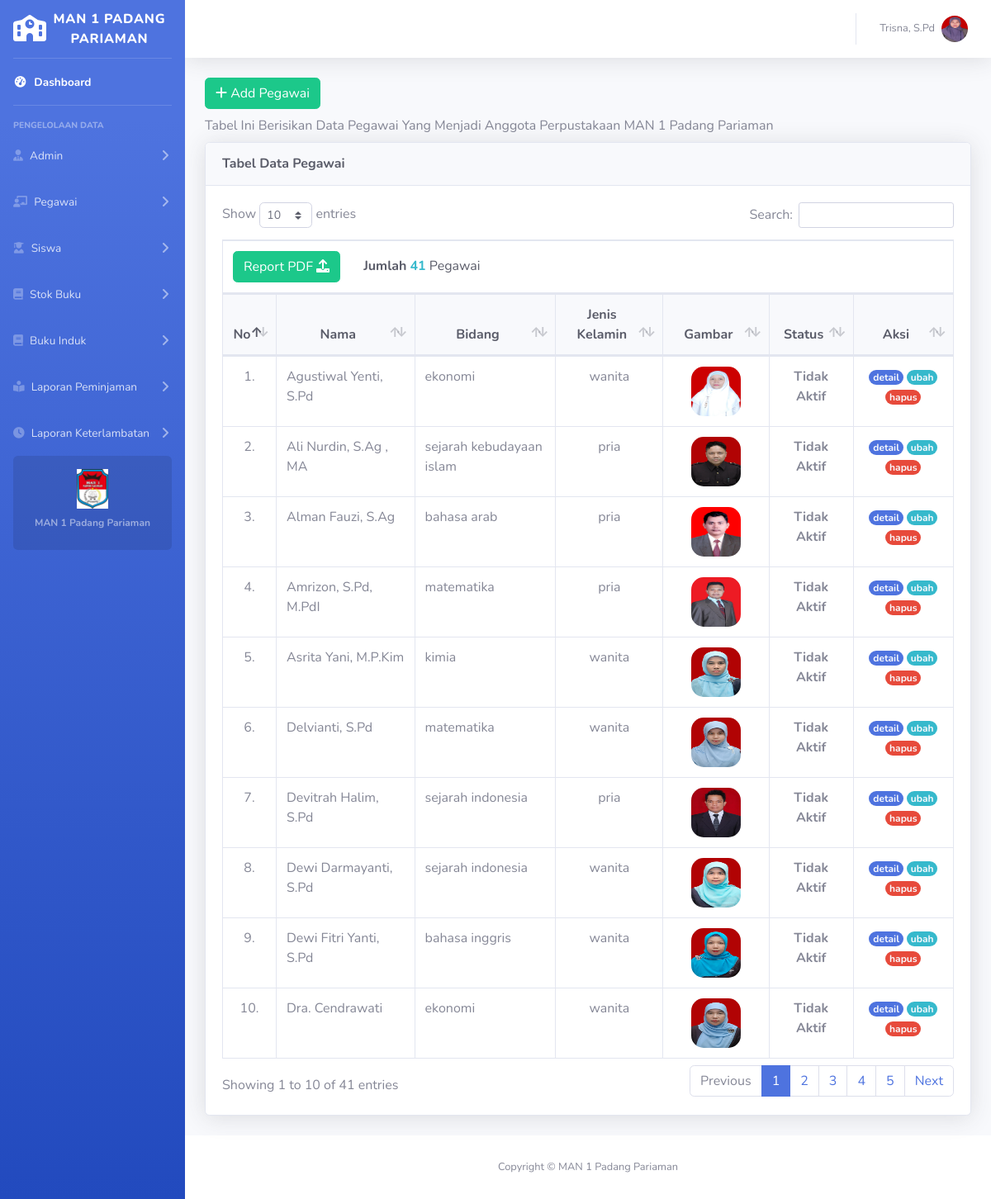
Screenshot of /admin/pegawai.php (signed in) with the database file from the repository.
### tables this page shows
CREATE TABLE `pegawai` (
  `id_pegawai` varchar(30) NOT NULL,
  `username` varchar(100) NOT NULL,
  `password` varchar(200) NOT NULL,
  `nama` varchar(100) NOT NULL,
  `bidang` varchar(100) NOT NULL,
  `jekel` enum('pria','wanita') NOT NULL,
  `alamat` longtext NOT NULL DEFAULT 'kosong',
  `nohp` varchar(14) NOT NULL,
  `gambar` varchar(100) NOT NULL,
  `tgl_buat` timestamp NOT NULL DEFAULT current_timestamp() ON UPDATE current_timestamp()
);

### admin/pegawai.php (the view, shortened to what this page needs)
<?php
    require_once "../functions/functions.php";
    $id = $_SESSION['login'];
    $idPegawai = $_SESSION['login_pegawai'];
    $dataAdmin = mysqli_query($koneksi, "SELECT * FROM admin WHERE id_admin='$id'");
    $dataAdmin = mysqli_fetch_assoc($dataAdmin);
?>
<!DOCTYPE html>
<html lang="en">
<head>
    <link href="vendor/fontawesome-free/css/all.min.css" rel="stylesheet" type="text/css">
    <link href="css/sb-admin-2.min.css" rel="stylesheet">
    <link href="vendor/datatables/dataTables.bootstrap4.min.css" rel="stylesheet">
    <link rel="stylesheet" href="https://cdnjs.cloudflare.com/ajax/libs/font-awesome/6.0.0-beta3/css/all.min.css">
</head>
<body id="page-top">
    <div id="wrapper">
        <?php
        include('sidebar.php');
        ?>
        <div id="content-wrapper" class="d-flex flex-column">
            <div id="content">
                <nav class="navbar navbar-expand navbar-light bg-white topbar mb-4 static-top shadow">
                    <ul class="navbar-nav ml-auto">
                        <li class="nav-item dropdown no-arrow">
                            <a class="nav-link dropdown-toggle" href="#" id="userDropdown" role="button"
                                data-toggle="dropdown" aria-haspopup="true" aria-expanded="false">
                                <span
                                    class="mr-2 d-none d-lg-inline text-gray-600 small"><?= $dataAdmin['nama'] ?></span>
                                <img class="img-profile rounded-circle"
                                    src="../assets/gambar/<?= $dataAdmin['gambar']  ?>">
                            </a>
                        </li>
                    </ul>
                </nav>
                <div class="container-fluid">
                    <?php
                    $pegawai = mysqli_query($koneksi, "SELECT * FROM pegawai");
                    $jumlahPegawai = mysqli_num_rows($pegawai);
                    ?>
                    <div class="row">
                        <div class="col-12">
                            <button type="button" class="btn btn-success mb-2" data-toggle="modal"
                                data-target="#exampleModalLong">
                                <i class="fas fa-plus"></i> Add Pegawai
                            </button>
                            <p class="mb-2 text-capitalize">Tabel ini berisikan data pegawai yang menjadi anggota
                                perpustakaan MAN 1 Padang
                                Pariaman</p>
                            <div class="card shadow mb-4">
                                <div class="card-header py-3">
                                    <h6 class="m-0 font-weight-bold text-dark">Tabel Data Pegawai</h6>
                                </div>
                                <div class="card-body">
                                    <div class="table-responsive">
                                        <table class="table table-bordered table-hover" id="dataTable" width="100%"
                                            cellspacing="0">
                                            <thead class="text-center text-dark">
                                                <tr>
                                                    <td colspan="10" class="text-left">
                                                        <a href="printPegawai.php" target="_blank"
                                                            class="btn btn-success">Report PDF <i
                                                                class="fas fa-upload"></i></a>
                                                        <span class="pl-4"><b>Jumlah</b> <b class="text-info">
                                                                <?= $jumlahPegawai ?></b>
                                                            Pegawai</span>
                                                    </td>
                                                </tr>
                                                <tr class="bg-light">
                                                    <th>No</th>
                                                    <th>Nama</th>
                                                    <th>Bidang</th>
                                                    <th>Jenis Kelamin</th>
                                                    <th>Gambar</th>
                                                    <th>Status</th>
                                                    <th>Aksi</th>
                                                </tr>
                                            </thead>
                                            <tbody>
                                                <?php
                                            $no = 1;
                                            $dataPegawai = mysqli_query($koneksi, "SELECT * FROM pegawai ORDER BY nama ASC");
                                            foreach ($dataPegawai as $data) { ?>
                                                <tr>
                                                    <td class="text-center"><?= $no; ?>.</td>
                                                    <td><?= $data['nama']; ?></td>
                                                    <td><?= $data['bidang']; ?></td>
                                                    <td class="text-center"><?= $data['jekel']; ?></td>
                                                    <td class="text-center">
                                                        <img style="width: 60px; height:60px; border-radius:15px;"
                                                            src="../assets/gambar/<?= $data['gambar']; ?>"
                                                            alt="<?= $data['nama'] ?>">
                                                    </td>
                                                    <td class="text-center">
                                                        <?php if($idPegawai !== $data['id_pegawai']) { ?>
                                                        <b>Tidak Aktif</b>
                                                        <?php } ?>
                                                    </td>
                                                    <td class="text-center">
                                                        <a href="detail-pegawai.php?id=<?= $data['id_pegawai'] ?>"
                                                            class="badge rounded-pill bg-primary text-light"
                                                            onclick="return confirm('apakah anda ingin melihat detail pegawai ? ')">detail</a>
                                                        <a href="update-pegawai.php?id=<?= $data['id_pegawai'] ?>"
                                                            class="badge rounded-pill bg-info text-light"
                                                            onclick="return confirm('apakah anda ingin mengupdate data pegawai ? ')">ubah</a>
                                                        <a href="delete-pegawai.php?id=<?= $data['id_pegawai'] ?>"
                                                            class="badge rounded-pill bg-danger text-light"
                                                            onclick="return confirm('apakah anda ingin menghapus data pegawai ?')">hapus</a>
                                                    </td>
                                                </tr>
                                                <?php $no++; } ?>
                                            </tbody>
                                        </table>
                                    </div>
                                </div>
                            </div>
                        </div>
                    </div>
                </div>
                <footer class="sticky-footer bg-white">
                    <div class="container my-auto">
                        <div class="copyright text-center my-auto">
                            <span>Copyright &copy; MAN 1 Padang Pariaman</span>
                        </div>
                    </div>
                </footer>
            </div>
        </div>
</body>
</html>

### admin/sidebar.php (shortened to what this page needs)
<ul class="navbar-nav bg-gradient-primary sidebar sidebar-dark accordion" id="accordionSidebar">
    <a class="sidebar-brand d-flex align-items-center justify-content-center" href="index.php">
        <div class="sidebar-brand-icon ">
            <i class="fas fa-school"></i>
        </div>
        <div class="sidebar-brand-text">MAN 1 Padang Pariaman</div>
    </a>
    <hr class="sidebar-divider my-0">
    <li class="nav-item active">
        <a class="nav-link" href="index.php">
            <i class="fas fa-fw fa-tachometer-alt"></i>
            <span>Dashboard</span></a>
    </li>
    <hr class="sidebar-divider">
    <div class="sidebar-heading">
        Pengelolaan Data
    </div>
    <li class="nav-item">
        <a class="nav-link collapsed" href="#" data-toggle="collapse" data-target="#menuadmin" aria-expanded="true"
            aria-controls="collapseTwo">
            <i class="fas fa-user-tie"></i>
            <span>Admin</span>
        </a>
    </li>
    <li class="nav-item">
        <a class="nav-link collapsed" href="#" data-toggle="collapse" data-target="#menupegawai" aria-expanded="true"
            aria-controls="collapseUtilities">
            <i class="fas fa-chalkboard-teacher"></i>
            <span>Pegawai</span>
        </a>
    </li>
    <li class="nav-item">
        <a class="nav-link collapsed" href="#" data-toggle="collapse" data-target="#menusiswa" aria-expanded="true"
            aria-controls="collapseUtilities">
            <i class="fas fa-user-graduate"></i>
            <span>Siswa</span>
        </a>
    </li>
    <li class="nav-item">
        <a class="nav-link collapsed" href="#" data-toggle="collapse" data-target="#menustokbuku" aria-expanded="true"
            aria-controls="collapseUtilities">
            <i class="fas fa-book"></i>
            <span>Stok Buku</span>
        </a>
    </li>
    <li class="nav-item">
        <a class="nav-link collapsed" href="#" data-toggle="collapse" data-target="#menubukuinduk" aria-expanded="true"
            aria-controls="collapseUtilities">
            <i class="fas fa-book"></i>
            <span>Buku Induk</span>
        </a>
    </li>
    <li class="nav-item">
        <a class="nav-link collapsed" href="#" data-toggle="collapse" data-target="#menupeminjaman" aria-expanded="true"
            aria-controls="collapseUtilities">
            <i class="fas fa-book-reader"></i>
            <span>Laporan Peminjaman</span>
        </a>
    </li>
    <li class="nav-item">
        <a class="nav-link collapsed" href="#" data-toggle="collapse" data-target="#menuterlambat" aria-expanded="true"
            aria-controls="collapseUtilities">
            <i class="fas fa-clock"></i>
            <span>Laporan Keterlambatan</span>
        </a>
    </li>
    <div class="sidebar-card d-none d-lg-flex">
        <img class="sidebar-card-illustration mb-2" src="img/logo MAN 1 PDG PARIAMAN.jpg" alt="Man 1 padang pariaman">
        <p class="text-center mb-2"><strong>MAN 1 Padang Pariaman</strong>
    </div>
</ul>

### rows the page displays
pegawai: nama "Agustiwal Yenti, S.Pd", bidang "ekonomi", jekel "wanita", gambar (picture), shows "Tidak Aktif"
pegawai: nama "Ali Nurdin, S.Ag , MA", bidang "sejarah kebudayaan islam", jekel "pria", gambar (picture), shows "Tidak Aktif"
pegawai: nama "Alman Fauzi, S.Ag", bidang "bahasa arab", jekel "pria", gambar (picture), shows "Tidak Aktif"
pegawai: nama "Amrizon, S.Pd, M.PdI", bidang "matematika", jekel "pria", gambar (picture), shows "Tidak Aktif"
pegawai: nama "Asrita Yani, M.P.Kim", bidang "kimia", jekel "wanita", gambar (picture), shows "Tidak Aktif"
pegawai: nama "Delvianti, S.Pd", bidang "matematika", jekel "wanita", gambar (picture), shows "Tidak Aktif"
pegawai: nama "Devitrah Halim, S.Pd", bidang "sejarah indonesia", jekel "pria", gambar (picture), shows "Tidak Aktif"
pegawai: nama "Dewi Darmayanti, S.Pd", bidang "sejarah indonesia", jekel "wanita", gambar (picture), shows "Tidak Aktif"
pegawai: nama "Dewi Fitri Yanti, S.Pd", bidang "bahasa inggris", jekel "wanita", gambar (picture), shows "Tidak Aktif"
pegawai: nama "Dra. Cendrawati", bidang "ekonomi", jekel "wanita", gambar (picture), shows "Tidak Aktif"

### other values shown
$dataAdmin['nama'] "Trisna, S.Pd"
$jumlahPegawai "41"
